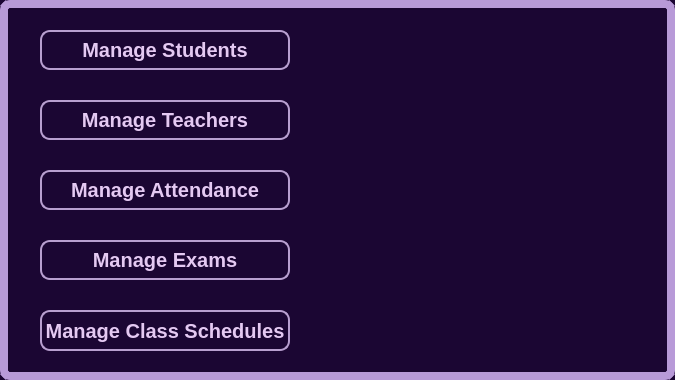
<?xml version="1.0" encoding="UTF-8"?>
<ui version="4.0">
 <class>AdminPanel</class>
 <widget class="QDialog" name="AdminPanel">
  <property name="geometry">
   <rect>
    <x>0</x>
    <y>0</y>
    <width>675</width>
    <height>380</height>
   </rect>
  </property>
  <property name="maximumSize">
   <size>
    <width>2000</width>
    <height>1000</height>
   </size>
  </property>
  <property name="windowTitle">
   <string>Admin Panel</string>
  </property>
  <property name="styleSheet">
   <string notr="true">QDialog#AdminPanel {
         background-color:#1B0633;
border:8px solid #B89AD8;
        border-radius: 10%;
}</string>
  </property>
  <property name="modal">
   <bool>false</bool>
  </property>
  <widget class="QPushButton" name="studentButton">
   <property name="geometry">
    <rect>
     <x>40</x>
     <y>30</y>
     <width>250</width>
     <height>40</height>
    </rect>
   </property>
   <property name="maximumSize">
    <size>
     <width>250</width>
     <height>40</height>
    </size>
   </property>
   <property name="styleSheet">
    <string notr="true">QPushButton#studentButton {
border: 1.5px solid #B89FD0;
border-radius: 10px;

font-size: 20px;
background: qlineargradient(x1:0, y1:0, x2:1, y2:1,
                            stop:0 rgb(60, 0, 60),     /* darker start */
                            stop:1 rgb(140, 110, 150)); /* darker end */
color: #e4c9f2;
font-weight: 1000;

}

QPushButton#studentButton:hover {
   background-color: #69166f;
}

</string>
   </property>
   <property name="text">
    <string>Manage Students</string>
   </property>
  </widget>
  <widget class="QPushButton" name="teacherButton">
   <property name="geometry">
    <rect>
     <x>40</x>
     <y>100</y>
     <width>250</width>
     <height>40</height>
    </rect>
   </property>
   <property name="maximumSize">
    <size>
     <width>250</width>
     <height>40</height>
    </size>
   </property>
   <property name="styleSheet">
    <string notr="true">QPushButton#teacherButton {
   border: 1.5px solid #B89FD0;
border-radius: 10px;

font-size: 20px;
background: qlineargradient(x1:0, y1:0, x2:1, y2:1,
                            stop:0 rgb(60, 0, 60),     /* darker start */
                            stop:1 rgb(140, 110, 150)); /* darker end */
color: #e4c9f2;
font-weight: 1000;
}

QPushButton#teacherButton:hover {
    background-color: #69166f;
}

</string>
   </property>
   <property name="text">
    <string>Manage Teachers</string>
   </property>
  </widget>
  <widget class="QPushButton" name="attendanceButton">
   <property name="geometry">
    <rect>
     <x>40</x>
     <y>170</y>
     <width>250</width>
     <height>40</height>
    </rect>
   </property>
   <property name="maximumSize">
    <size>
     <width>250</width>
     <height>40</height>
    </size>
   </property>
   <property name="styleSheet">
    <string notr="true">QPushButton#attendanceButton {
   border: 1.5px solid #B89FD0;
border-radius: 10px;

font-size: 20px;
background: qlineargradient(x1:0, y1:0, x2:1, y2:1,
                            stop:0 rgb(60, 0, 60),     /* darker start */
                            stop:1 rgb(140, 110, 150)); /* darker end */
color: #e4c9f2;
font-weight: 1000;
}

QPushButton#attendanceButton:hover {
    background-color: #69166f;
}

</string>
   </property>
   <property name="text">
    <string>Manage Attendance</string>
   </property>
  </widget>
  <widget class="QPushButton" name="examButton">
   <property name="geometry">
    <rect>
     <x>40</x>
     <y>240</y>
     <width>250</width>
     <height>40</height>
    </rect>
   </property>
   <property name="maximumSize">
    <size>
     <width>250</width>
     <height>40</height>
    </size>
   </property>
   <property name="styleSheet">
    <string notr="true">QPushButton#examButton {
   border: 1.5px solid #B89FD0;
border-radius: 10px;

font-size: 20px;
background: qlineargradient(x1:0, y1:0, x2:1, y2:1,
                            stop:0 rgb(60, 0, 60),     /* darker start */
                            stop:1 rgb(140, 110, 150)); /* darker end */
color: #e4c9f2;
font-weight: 1000;
}

QPushButton#examButton:hover {
   background-color: #69166f;
}

</string>
   </property>
   <property name="text">
    <string>Manage Exams</string>
   </property>
  </widget>
  <widget class="QPushButton" name="classScheduleButton">
   <property name="geometry">
    <rect>
     <x>40</x>
     <y>310</y>
     <width>250</width>
     <height>41</height>
    </rect>
   </property>
   <property name="maximumSize">
    <size>
     <width>250</width>
     <height>42</height>
    </size>
   </property>
   <property name="styleSheet">
    <string notr="true">QPushButton#classScheduleButton {
   border: 1.5px solid #B89FD0;
border-radius: 10px;

font-size: 20px;
background: qlineargradient(x1:0, y1:0, x2:1, y2:1,
                            stop:0 rgb(60, 0, 60),     /* darker start */
                            stop:1 rgb(140, 110, 150)); /* darker end */
color: #e4c9f2;
font-weight: 1000;
}

QPushButton#classScheduleButton:hover {
    background-color: #69166f;
}

</string>
   </property>
   <property name="text">
    <string>Manage Class Schedules</string>
   </property>
  </widget>
  <widget class="QLabel" name="label">
   <property name="geometry">
    <rect>
     <x>340</x>
     <y>0</y>
     <width>511</width>
     <height>381</height>
    </rect>
   </property>
   <property name="styleSheet">
    <string notr="true">QLabel#label{

}</string>
   </property>
   <property name="text">
    <string/>
   </property>
   <property name="pixmap">
    <pixmap>D:/Users/Dell/Downloads/admin page.jpeg</pixmap>
   </property>
  </widget>
 </widget>
 <resources/>
 <connections/>
</ui>
